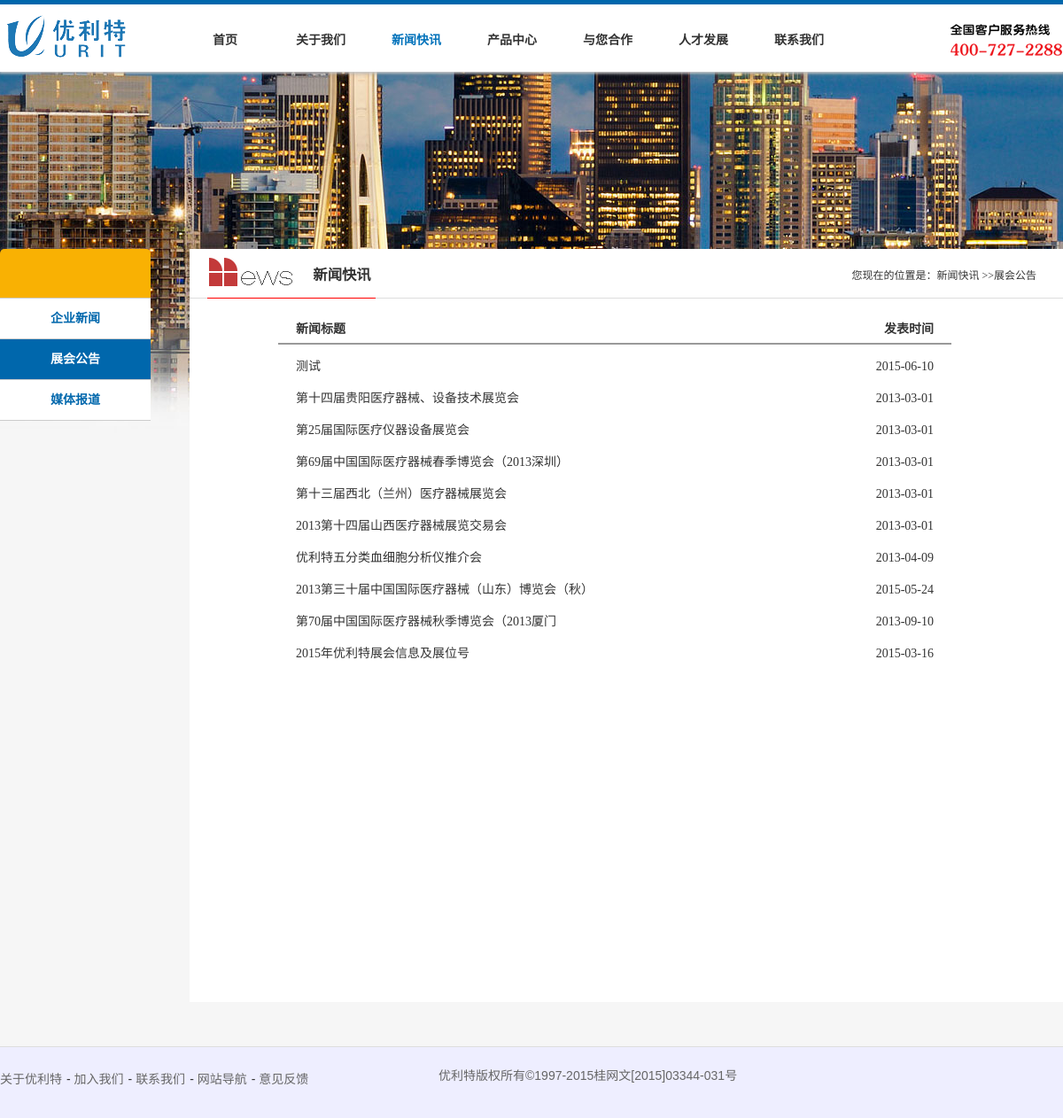
Page /News/newsNotice.php on the committed database.
### tables this page shows
CREATE TABLE IF NOT EXISTS `new2` (
  `id` int(11) NOT NULL AUTO_INCREMENT,
  `title` varchar(100) NOT NULL,
  `dates` date NOT NULL,
  `content` text NOT NULL,
  `click` int(11) NOT NULL,
  PRIMARY KEY (`id`)
);

### News/newsNotice.php (the view, shortened to what this page needs)
<!DOCTYPE html>
<html lang="zh-CN">
<head>
	<link rel="stylesheet" media="all" type="text/css" href="../styles/layout.css">
	<link rel="stylesheet" media="all" type="text/css" href="../styles/news.css">
</head>
<body>
	<div id="content" class="newsbg">
		<div class="container">
			<div class="main">
				<div class="title">
					<div class="news-title-choose title-choose">
						<h3><img src="../images/12_03.png" alt="news">新闻快讯</h3>
					</div>
					<span class="position">您现在的位置是：<span class="position1">新闻快讯</span> &gt;&gt;<span class="position2">展会公告</span></span>
				</div>
					<div class="exhibition maintext">
						<p class="news-title2">新闻标题 <span>发表时间</span></p>
						<?php
							$sql = "SELECT * FROM `new2` ORDER BY id DESC";
							$query = mysql_query($sql);
							while($rs = mysql_fetch_array($query)){
						?>
						<p><a href="newView2.php?id=<?php echo $rs['id'] ?>"><?php echo $rs['title'] ?><span><?php echo $rs['dates'] ?></span></a></p>
						<?php
						}
						?>
					</div>
				</div>
			</div>
		</div>
</body>
</html>

### styles/layout.css (style rules this page uses)
body { font: normal 14px/24px SimSun, "Microsoft YaHei",arial,sans-serif; text-align: center; color: #333; background-color: #f6f6f6; }
* { padding: 0; margin: 0; }
img { border: none; }
ul, li { list-style-type: none; }
a { text-decoration: none; }
#header { position: relative; z-index: 9999; width: 100%; height: 76px; background-color: #fff; border-top: 5px solid #0067ac; box-shadow: 0 1px 3px 1px #ccc; }
.innerhead { position: relative; margin-left: auto; margin-right: auto; width: 1200px; height: 76px; }
.logo { position: absolute; top: 6px; left: 0px; }
.mainNav { z-index: 100; }
.navigation { position: absolute; top: 28px; left: 200px; }
.navigation li { float: left; }
.navigation li a { display: block; width: 108px; height: 30px; font-size: 14px; font-weight: 700; color: #333; }
.mainNav li a.navclick { color: #0473BB; }
.tel { position: absolute; top: 18px; left: 1068px; }
#content { padding-top: 200px; width: 100%; height: 610px; overflow: hidden; }
.newsbg { background:url(../images/11_03.jpg) no-repeat top #f6f6f6; }
#content .container { margin-left: auto; margin-right: auto; width: 1200px; height: 680px; overflow: hidden; }
.main { float: right; margin-left: auto; margin-right: auto; width: 986px; height: auto; background-color: #fff; font-family: "Microsoft YaHei" !important; }
.main .title { height: 55px; border-bottom: 1px solid #ddd; line-height: 60px; padding-left: 20px; padding-right: 30px; }
.title-choose { float: left; width: 235px; height: 55px; border-bottom: 1px solid red; overflow: hidden; }
.main .title h3 { font-family: "Microsoft YaHei" !important; }
.main .title img { float: left; padding-top: 10px; }
.main .title .position { float: right; font-size: 12px; }
.maintext p { margin-bottom: 6px; padding: 0 20px; }
.sidebar { float: left; width: 170px; z-index: 99; }
.sidebar li { border-bottom: 1px solid #ccc; }
.sidebar li.sidebar-color { height: 55px; background-color: #f9b103; margin-bottom: 0; -web-kit-border-top-left-radius: 5px; -moz-border-top-left-radius: 5px; -ms-border-top-left-radius: 5px; border-top-left-radius: 5px; -web-kit-border-top-right-radius: 5px; -moz-border-top-right-radius: 5px; -ms-border-top-right-radius: 5px; border-top-right-radius: 5px; }
.sidebar li a { display: block; height: 45px; width: 170px; background: #fff; text-align: center; line-height: 45px; color: #0067AC; font-weight: 700; }
.sidebar li.sidebar-click a { color: #fff; background-color: #0067ac; }
.footer { margin-top: 20px; width: 100%; height: 80px; text-align: left; border-top: 1px solid #ddd; background-color: #eef; }
.footer-box { margin: 0 auto; width: 1200px; }
.footer-box ul { float: left; margin-top: 24px; width: 400px; }
.footer-box a { color: #666; }
.footer-box span { padding-left: 5px; }
.footer-box blockquote { float:left; margin-left: 95px; margin-top: 20px; color: #666; }

### styles/news.css (style rules this page uses)
#content { height: 880px !important; }
#content .container { height: 850px !important; }
.news-title-choose { width: 190px; }
.exhibition { height: 800px; width: 720px; margin-top: 20px; margin-left: 100px; text-align: left; color: #333; }
.exhibition p { width: 720px; height: 30px; line-height: 30px; }
.exhibition p a { color: #333; }
.exhibition .news-title2 { margin-bottom: 10px; height: 30px; font-weight: 700; border-bottom: 2px solid #999; }
.exhibition span { float: right; text-align: right; }

### rows in the picture
new2: title "测试", dates "2015-06-10"
new2: title "第十四届贵阳医疗器械、设备技术展览会", dates "2013-03-01"
new2: title "第25届国际医疗仪器设备展览会", dates "2013-03-01"
new2: title "第69届中国国际医疗器械春季博览会（2013深圳）", dates "2013-03-01"
new2: title "第十三届西北（兰州）医疗器械展览会", dates "2013-03-01"
new2: title "2013第十四届山西医疗器械展览交易会", dates "2013-03-01"
new2: title "优利特五分类血细胞分析仪推介会", dates "2013-04-09"
new2: title "2013第三十届中国国际医疗器械（山东）博览会（秋）", dates "2015-05-24"
new2: title "第70届中国国际医疗器械秋季博览会（2013厦门", dates "2013-09-10"
new2: title "2015年优利特展会信息及展位号", dates "2015-03-16"
